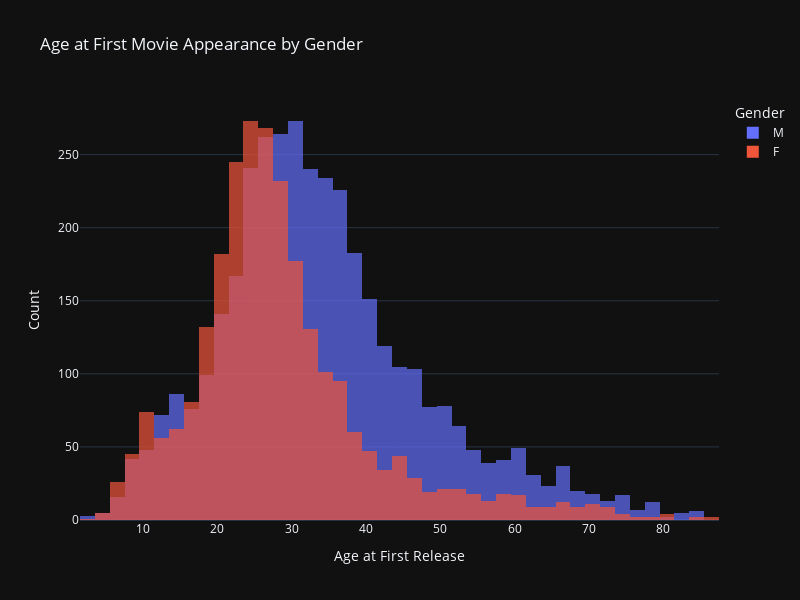

Notebook source saved alongside this figure:
### Code cell
import plotly.express as px

fig = px.histogram(
    actor_df, 
    x='Age at First Release', 
    color='Gender', 
    nbins=50, 
    title='Age at First Movie Appearance by Gender',
    labels={'Age at First Release': 'Age'},
    opacity=0.7,
    width=800, height=600
)
fig.update_layout(barmode='overlay', xaxis_title='Age at First Release', yaxis_title='Count')

fig.show()
fig.write_html("age_first_release_vs_gender.html")

### Figure 1 — Plotly figure (JSON) as saved in the notebook; plotly's stock layout.template omitted (floating-point values rounded to 4 significant figures; data arrays with more than 128 entries replaced by an {"elided": "..."} marker saying what was removed)
{"data": [{"alignmentgroup": "True", "bingroup": "x", "hovertemplate": "Gender=M<br>Age=%{x}<br>count=%{y}<extra></extra>", "legendgroup": "M", "marker": {"color": "#636efa", "opacity": 0.7, "pattern": {"shape": ""}}, "name": "M", "nbinsx": 50, "offsetgroup": "M", "orientation": "v", "showlegend": true, "type": "histogram", "x": {"elided": "3859 int values"}, "xaxis": "x", "yaxis": "y"}, {"alignmentgroup": "True", "bingroup": "x", "hovertemplate": "Gender=F<br>Age=%{x}<br>count=%{y}<extra></extra>", "legendgroup": "F", "marker": {"color": "#EF553B", "opacity": 0.7, "pattern": {"shape": ""}}, "name": "F", "nbinsx": 50, "offsetgroup": "F", "orientation": "v", "showlegend": true, "type": "histogram", "x": {"elided": "2680 int values"}, "xaxis": "x", "yaxis": "y"}], "layout": {"barmode": "overlay", "height": 600, "legend": {"title": {"text": "Gender"}, "tracegroupgap": 0}, "title": {"text": "Age at First Movie Appearance by Gender"}, "width": 800, "xaxis": {"anchor": "y", "domain": [0, 1], "title": {"text": "Age at First Release"}}, "yaxis": {"anchor": "x", "domain": [0, 1], "title": {"text": "Count"}}}}
